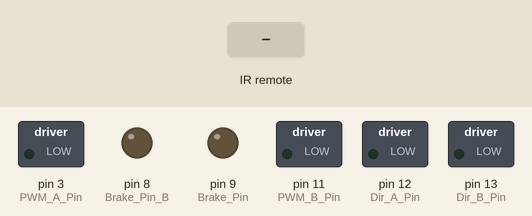
Recording of a sketch running on a simulated Arduino Uno, built with avr-gcc and run on an emulated ATmega328P. Shown: switched loads named in the sketch (green lamp = pin HIGH), output pins drawn as LEDs (lit = HIGH). The test bench sets the inputs (shaded band).

Above: at 1.2 s.
1.3 s: infrared code 0xFF30CF received
At 2.5 s:
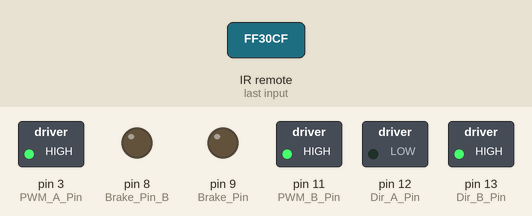
2.8 s: infrared code 0xFF6897 received
At 3.7 s:
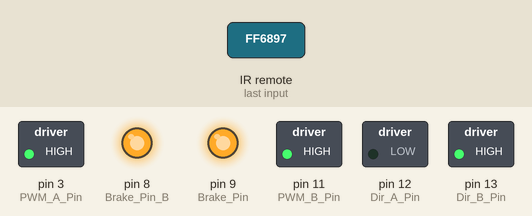
4.3 s: infrared code 0xFFC23D received
At 4.42 s:
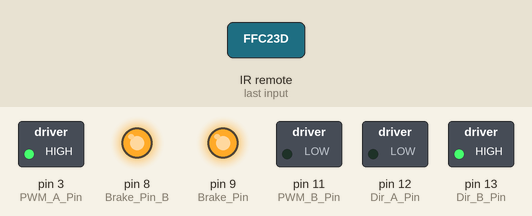
6.0 s: infrared code 0xFF02FD received
At 6.12 s:
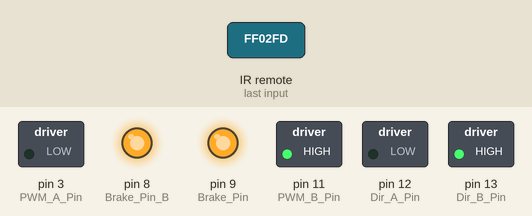
7.7 s: infrared code 0xFFA857 received
At 8.6 s:
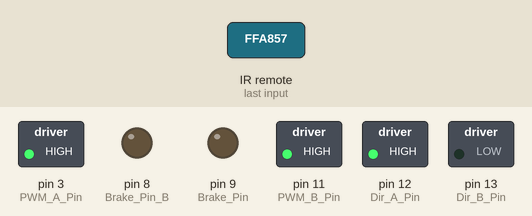
9.2 s: infrared code 0xFF18E7 received
At 9.6 s:
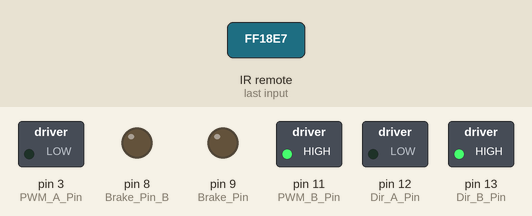
Timing chart, 0 to 12.2 s (numbered marks = the images above; inputs shaded):
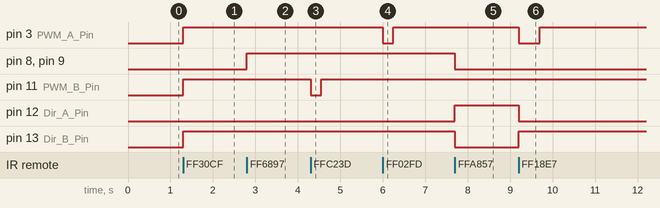

The sketch:

IR_Robot.ino
```cpp
#include <IRremote.h>
int RECV_PIN = 10;
IRrecv irrecv(RECV_PIN);
decode_results results;

#define PWM_A_Pin 3
#define Dir_A_Pin 12
#define Brake_Pin 9

#define PWM_B_Pin 11
#define Dir_B_Pin 13
#define Brake_Pin_B 8

const bool forwardA = HIGH;
const bool backwardA = LOW;
const bool forwardB = HIGH;
const bool backwardB = LOW;


void go_fordward()
{
  digitalWrite(Brake_Pin, LOW); //Eengage the Brake for Channel A
  digitalWrite(Brake_Pin_B, LOW); //Eengage the Brake for Channel B
  digitalWrite(Dir_A_Pin, backwardA); //Establishes forward direction of Channel A
  analogWrite(PWM_A_Pin, 255);
  digitalWrite(Dir_B_Pin, forwardB); //Establishes forward direction of Channel B
  analogWrite(PWM_B_Pin, 255);


  irrecv.resume();
  loop();
}

void speedUp()
{
  digitalWrite(Brake_Pin_B, LOW); //Establishes forward direction of Channel A
  digitalWrite(Brake_Pin, LOW); //Establishes forward direction of Channel A
  digitalWrite(Dir_A_Pin, backwardA); //Establishes forward direction of Channel A
  analogWrite(PWM_A_Pin, 255);
  digitalWrite(Dir_B_Pin, forwardB); //Establishes forward direction of Channel B
  analogWrite(PWM_B_Pin, 255);
  irrecv.resume();
  loop();

}

void go_back()
{
  digitalWrite(Brake_Pin_B, LOW); //Establishes forward direction of Channel A
  digitalWrite(Brake_Pin, LOW); //Establishes forward direction of Channel A
  digitalWrite(Dir_A_Pin, forwardA); //Establishes forward direction of Channel A
  analogWrite(PWM_A_Pin, 255);
  digitalWrite(Dir_B_Pin, backwardB); //Establishes forward direction of Channel B
  analogWrite(PWM_B_Pin, 255);

  irrecv.resume();
  loop();
}

void turnLeft()
{
  digitalWrite(Dir_A_Pin, backwardA); //Establishes forward direction of Channel A
  analogWrite(PWM_A_Pin, 255);
  digitalWrite(Dir_B_Pin, forwardB); //Establishes forward direction of Channel B
  analogWrite(PWM_B_Pin, 0);
  delay(250);

  digitalWrite(Dir_A_Pin, backwardA); //Establishes forward direction of Channel A
  analogWrite(PWM_A_Pin, 255);
  digitalWrite(Dir_B_Pin, forwardB); //Establishes forward direction of Channel B
  analogWrite(PWM_B_Pin, 255);

  delay (1000);

  irrecv.resume();
  loop();
}

void turnRight()
{
  digitalWrite(Dir_A_Pin, backwardA); //Establishes forward direction of Channel A
  analogWrite(PWM_A_Pin, 0);
  digitalWrite(Dir_B_Pin, forwardB); //Establishes forward direction of Channel B
  analogWrite(PWM_B_Pin, 255);

  delay(250);

  digitalWrite(Dir_A_Pin, backwardA); //Establishes forward direction of Channel A
  analogWrite(PWM_A_Pin, 255);
  digitalWrite(Dir_B_Pin, forwardB); //Establishes forward direction of Channel B
  analogWrite(PWM_B_Pin, 255);

  delay (1000);

  irrecv.resume();
  loop();
}

void stop_now()
{
  digitalWrite(Brake_Pin, HIGH); //Eengage the Brake for Channel A
  digitalWrite(Brake_Pin_B, HIGH); //Eengage the Brake for Channel B
  irrecv.resume();
  loop();
}

void wall_avoidance()
{
  digitalWrite(Dir_A_Pin, backwardA); //Establishes forward direction of Channel A
  analogWrite(PWM_A_Pin, 0);
  digitalWrite(Dir_B_Pin, forwardB); //Establishes forward direction of Channel B
  analogWrite(PWM_B_Pin, 255);

  delay(500);
  irrecv.resume();
  go_fordward();
}


void setup()
{
  pinMode(Dir_A_Pin, OUTPUT); //Initiates Motor Channel A pin
  pinMode(Brake_Pin, OUTPUT); //Initiates Brake Channel A pin
  pinMode(Dir_B_Pin, OUTPUT); //Initiates Motor Channel A pin
  pinMode(Brake_Pin_B, OUTPUT); //Initiates Brake Channel A pin
  pinMode(Brake_Pin, OUTPUT); //Initiates Brake Channel A pin
  irrecv.enableIRIn(); // Start the receiver
  Serial.begin(9600);   //initializing serial port, Bluetooth used as serial port, setting baud ratio at 9600
}

void loop()
{

  if (irrecv.decode(&results)) //judging if serial port receives data
  {
    if (irrecv.decode(&results)) //if the ir receiver module receiver data
  {
    if(results.value == 0xFF30CF) // key 1
    {
      go_fordward();
      irrecv.resume();
    }
    else if(results.value == 0xFF6897) // key 0
    {
      stop_now();
      irrecv.resume();
    }
    else if(results.value == 0xFFC23D) // >>   //Used if and if else conditions inside the above if condition
    {
      turnLeft();
      irrecv.resume();
    }
    else if(results.value == 0xFF02FD) // <<
    {
      turnRight();
      irrecv.resume();
    }
    else if(results.value == 0xFF906F) // +
    {
      speedUp();
      irrecv.resume();
    }
    else if(results.value == 0xFFA857) // -
    {
      go_back();
      irrecv.resume();
    }
    else if(results.value == 0xFF18E7) // -
    {
      wall_avoidance();
      irrecv.resume();
    }

    irrecv.resume(); // Receive the next value
  }
  }
}
```

Measured:
- after the input at 1.3 s, pin 3 (PWM_A_Pin), pin 11 (PWM_B_Pin), pin 13 (Dir_B_Pin): LOW → HIGH at once
- after the input at 2.8 s, pin 8 (Brake_Pin_B), pin 9 (Brake_Pin): LOW → HIGH at once
- after the input at 4.3 s, pin 11 (PWM_B_Pin): HIGH → LOW at once, → HIGH 0.25 s later
- after the input at 6.0 s, pin 3 (PWM_A_Pin): HIGH → LOW at once, → HIGH 0.25 s later
- after the input at 7.7 s, pin 8 (Brake_Pin_B), pin 9 (Brake_Pin), pin 13 (Dir_B_Pin): HIGH → LOW at once; pin 12 (Dir_A_Pin): LOW → HIGH at once
- after the input at 9.2 s, pin 3 (PWM_A_Pin): HIGH → LOW at once, → HIGH 0.50 s later; pin 12 (Dir_A_Pin): HIGH → LOW at once; pin 13 (Dir_B_Pin): LOW → HIGH at once
